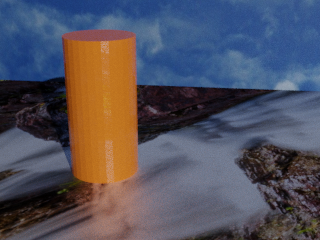
#> input picture ASN3_Data/Frame0064.png, 320 x 240 px, found by its file name
$ jupyter execute 'ASN3_bhuvanj (step 3).ipynb'
#> lines starting #> are read from the running program, lines starting #| are printed output that depends on the picture
Step 3

[cell 1]
#Imports
import cv2
import numpy as np
import matplotlib.pyplot as plt

[cell 2]
imageRGB = cv2.imread("/Users/bhuvanjama/repos/fire/ASN3_Data/Frame0064.png")
#> imageRGB is the input picture: shape (240, 320, 3); mean B, G, R 92.8, 81.5, 83.7
cv2.imshow("RGB", imageRGB)
blue, green, red = cv2.split(imageRGB)
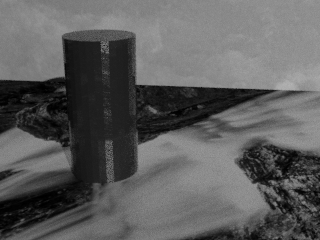
#> blue: shape (240, 320); min 0, max 180, mean 92.8
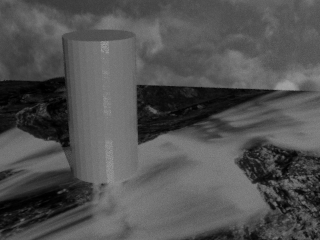
#> green: shape (240, 320); min 0, max 164, mean 81.5
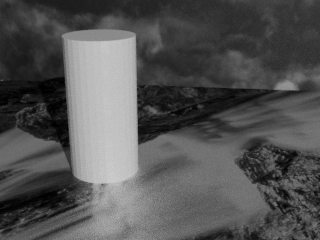
#> red: shape (240, 320); min 0, max 206, mean 83.7
cv2.imshow("blue", blue)
cv2.imshow("red", red)
cv2.imshow("green", green)
cv2.waitKey(1)

imageHSV = cv2.cvtColor(imageRGB, cv2.COLOR_RGB2HSV)
#> imageHSV: shape (240, 320, 3); mean H, S, V 62.7, 112.8, 115.8
cv2.imshow("HSV", imageHSV)
